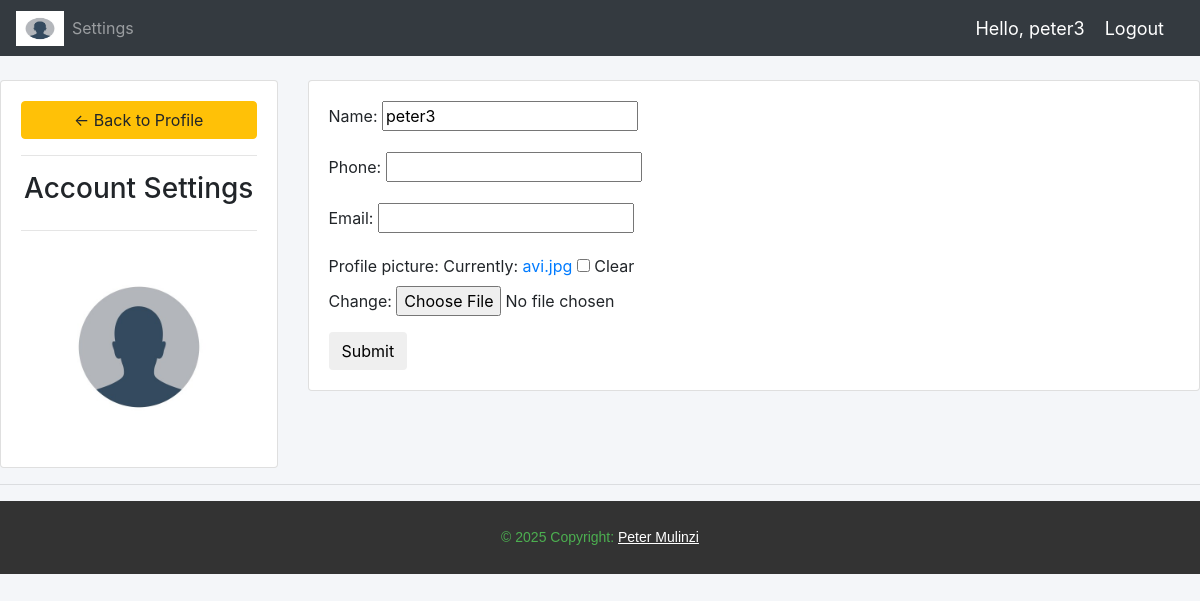
The app's page /account/ (signed in), older data.
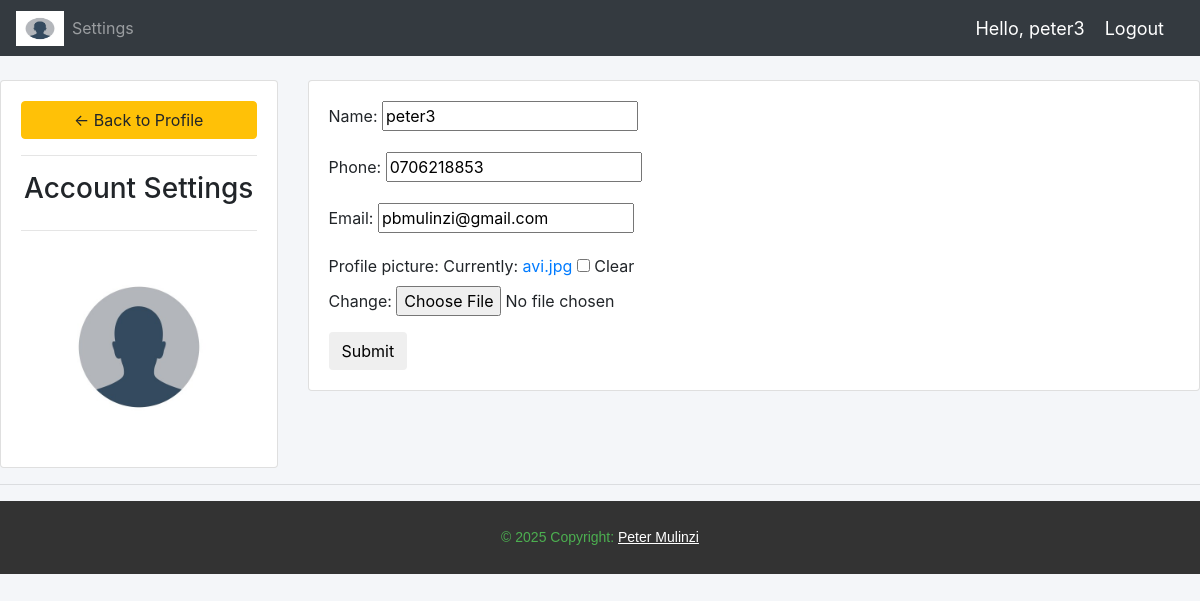
The same page, newer data.
### Jah_Accounts/models.py (models this page shows, shortened)
class Customer(models.Model):
    user = models.OneToOneField(User, null=True, blank=True, on_delete=models.CASCADE)
    name = models.CharField(max_length=200, null=True, blank=True)
    phone = models.CharField(max_length=200, null=True, blank=True)
    email = models.CharField(max_length=200, null=True, blank=True)
    profile_picture = models.ImageField(null=True, default='avi.jpg', blank=True)
    date_created = models.DateTimeField(auto_now_add=True, null=True, blank=True)

### Jah_Accounts/decorators.py (the view)
        def wrapper_func(request, *args, **kwargs):
            if request.user.groups.exists():
                user_groups = request.user.groups.values_list('name', flat = True)
                if any(group in allowed_roles for group in user_groups):
                    return view_func(request, *args, **kwargs)
            return HttpResponse('You are not allowed to view this page.')

### Jah_Accounts/forms.py
class CustomerForm(ModelForm):
    class Meta:
        model = Customer
        fields = '__all__'
        exclude = ['user']

### Jah_Accounts/views.py (called while the page is built)
@login_required(login_url='login')
@allowed_users(allowed_roles=['customer', 'admin'])
@csrf_protect
def accountSettings(request):
    customer = request.user.customer
    form = CustomerForm(instance=customer)
    if request.method == 'POST':
        form = CustomerForm(request.POST, request.FILES, instance=customer)
        if form.is_valid():
            form.save()
            messages.success(request, 'Account settings updated successfully!')
            return redirect('accountSettings')
    context = {'form': form}
    return render(request, 'Jah_Accounts/account_settings.html', context)

### Jah_Accounts/templates/Jah_Accounts/account_settings.html (shortened to what this page needs)
{% extends 'Jah_Accounts/main.html' %}
{% load static %}
{% block content %}
<br>
<div class="row">
    <div class="col-md-3">
        <div class="card card-body">
            <a class="btn btn-warning" href="{% url 'home' %}">&#8592; Back to Profile</a>
            <hr>
            <h3 style="text-align: center;">Account Settings</h3>
            <hr>
            <img class="profile-pic" src="{{request.user.customer.profile_picture.url}}" alt="">
        </div>
    </div>
    <div class="col-md-9">
        <div class="card card-body">
            <form method="POST" action="" enctype="multipart/form-data">
                {{form.as_p}}
                <input class="btn btn-primry" type="submit" name="Update information">
            </form>
        </div>
    </div>
</div>
{% endblock %}

Row changes from the older to the newer data that the page shows:
changed Customer "peter3": phone (not shown) → "0706218853"; email (not shown) → "pbmulinzi@gmail.com"
